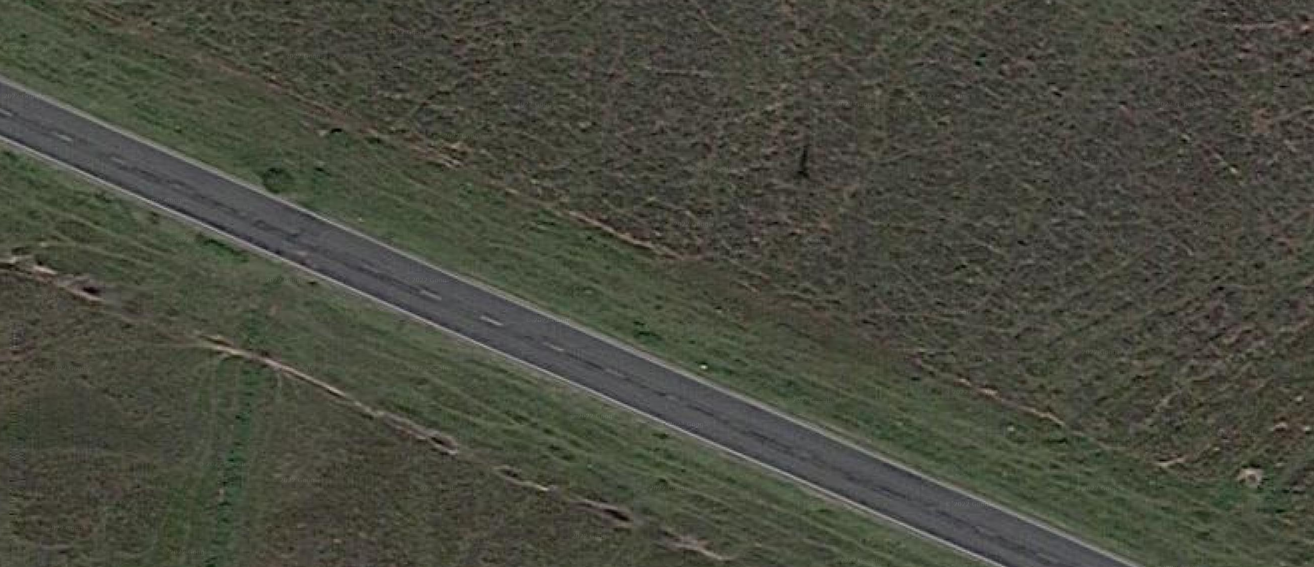
#> input picture vision/5.png, 2628 x 1134 px, found by its file name (shown at 1/2 size)
$ python road_width_detect.py
#> lines starting #> are read from the running program, lines starting #| are printed output that depends on the picture; after the words box and inside, x2 and y2 are one past the last pixel; in counts of white or black regions, pixels touching at a corner belong together
from turtle import title
import cv2
import matplotlib.pyplot as plt
import numpy as np


def region_of_interest(img, vertices, channels):
    # Define a blank matrix that matches the image height/width.
    # Retrieve the number of color channels of the image.
    mask = np.zeros_like(img)
    # Create a match color with the same color channel counts.
    channel_count = channels
    match_mask_color = (255,) * channel_count

    # Fill inside the polygon
    cv2.fillPoly(mask, vertices, match_mask_color)

    # Returning the image only where mask pixels match
    masked_image = cv2.bitwise_and(img, mask)
    return masked_image


def draw_lines(img, lines, color=[255, 0, 0], thickness=3):
    # If there are no lines to draw, exit.
    if lines is None:
        return    # Make a copy of the original image.
    # Create a blank image that matches the original in size.
    img = np.copy(img)
    line_img = np.zeros(
        (
            img.shape[0],
            img.shape[1],
            3
        ),
        dtype=np.uint8,
    )    # Loop over all lines and draw them on the blank image.
    for line in lines:
        for x1, y1, x2, y2 in line:
            # Merge the image with the lines onto the original.
            cv2.line(line_img, (x1, y1), (x2, y2), color, thickness)
    # Return the modified image.
    img = cv2.addWeighted(img, 0.8, line_img, 1.0, 0.0)
    return img


# [69 lines left out: function get_road_sides, not called in this run]

if __name__ == "__main__":
    image = cv2.imread("C:/Users/edwin/Documents/uni/fun/vision/5.png")
#> image is the input picture: shape (1134, 2628, 3); mean B, G, R 62.2, 73.8, 72.2
    # get dimensions of image
    dimensions = image.shape

    # height, width, number of channels in image
    height = image.shape[0]
    width = image.shape[1]
    channels = image.shape[2]

    region_of_interest_vertices = [
        (0, 0),
        (0, 300),
        (1700, height),
        (2500, height),
    ]

    grey_image = cv2.cvtColor(image, cv2.COLOR_BGR2GRAY)

    plt.figure()
    plt.imshow(grey_image)

    cannyed_image = cv2.Canny(grey_image,
                              100,
                              200)
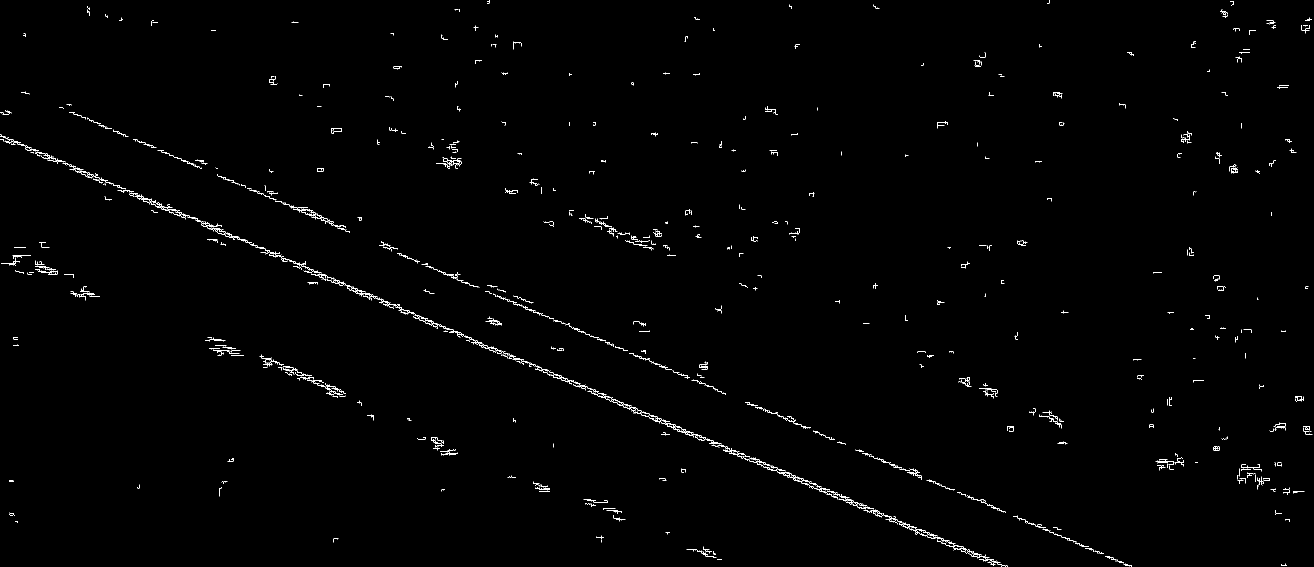
#> cannyed_image: shape (1134, 2628) (shown at 1/2 size); 0.72% white in thin lines or dots
    plt.figure()
    plt.imshow(cannyed_image)
    plt.title("Canny")

    cropped_image = region_of_interest(
        cannyed_image,
        np.array(
            [region_of_interest_vertices],
            np.int32
        ),
        channels
    )
#> in region_of_interest, `cv2.fillPoly(mask, vertices, match_mask_color)`:
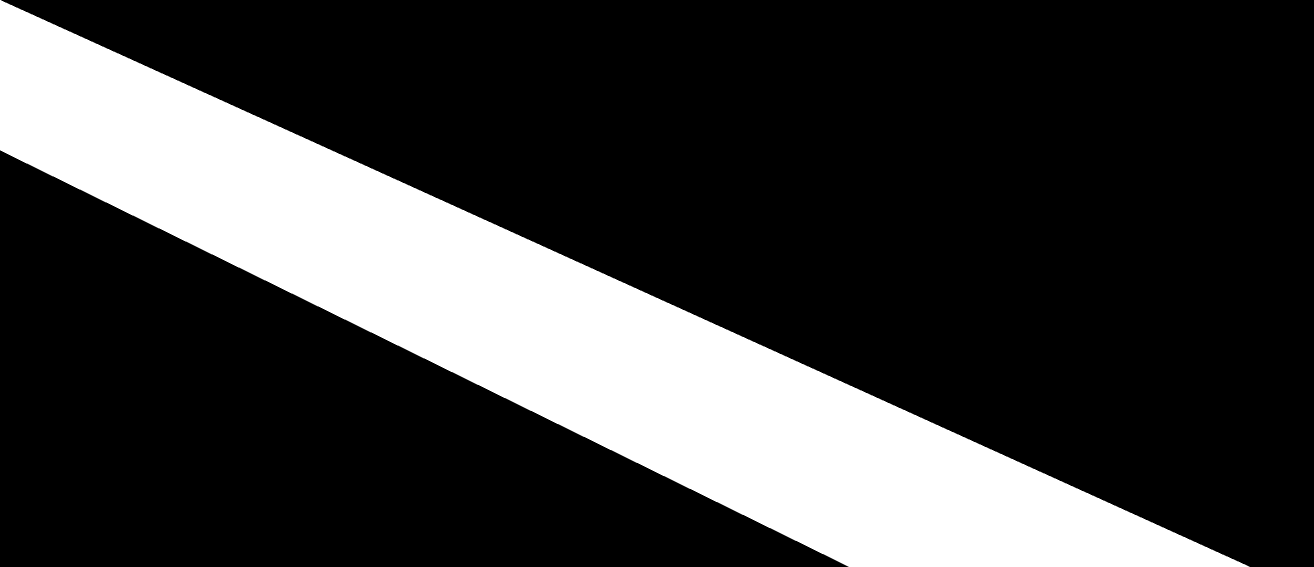
#> mask: shape (1134, 2628) (shown at 1/2 size); 23.8% white; 1 white region, box (x1, y1, x2, y2) and area: (0, 0, 2499, 1134) 710549
#> in region_of_interest, `masked_image = cv2.bitwise_and(img, mask)`:
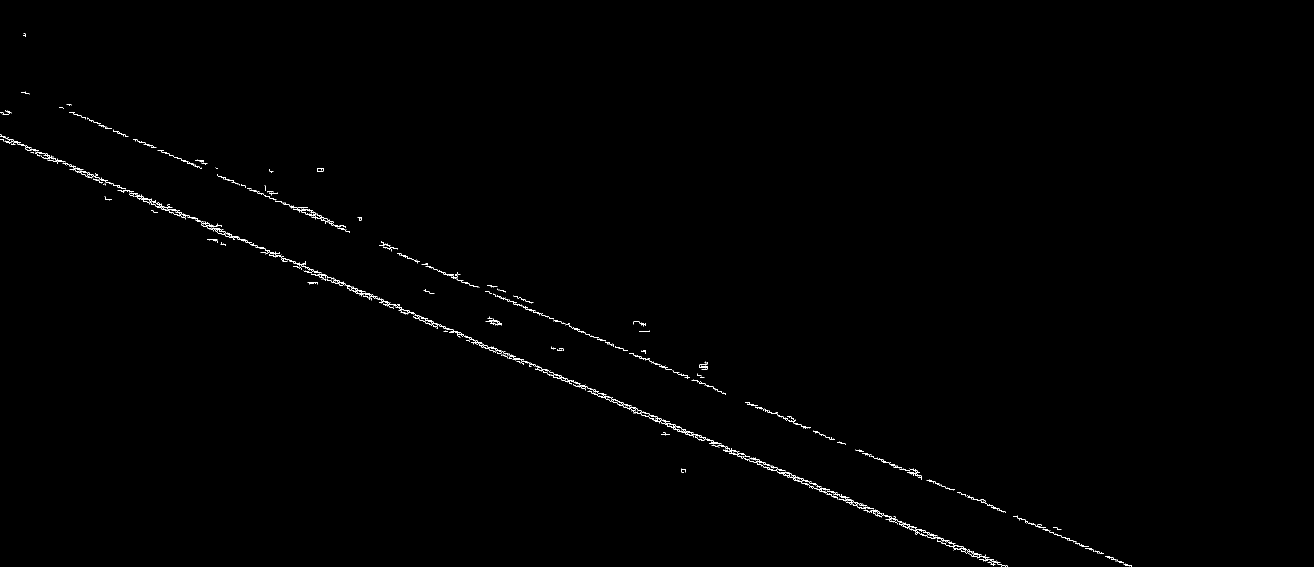
#> masked_image: shape (1134, 2628) (shown at 1/2 size); 0.39% white in thin lines or dots, all inside (x1, y1, x2, y2) = (0, 66, 2264, 1134)

    plt.figure()
    plt.imshow(cropped_image)

    lines = cv2.HoughLinesP(
        cropped_image,
        rho=5,
        theta=np.pi / 40,
        threshold=220,
        lines=np.array([]),
        minLineLength=750,
        maxLineGap=250
    )
#> lines = 21 rows, first 6: [722, 592, 1970, 1109], [1238, 811, 2015, 1133], [299, 408, 1170, 769], [2, 279, 798, 608], [565, 523, 1510, 915], [1271, 713, 2082, 1049]

    line_image = draw_lines(image, lines)
#> the loop in draw_lines, `for line in lines:` made 21 passes
#> after the loop in draw_lines, `for line in lines:`:
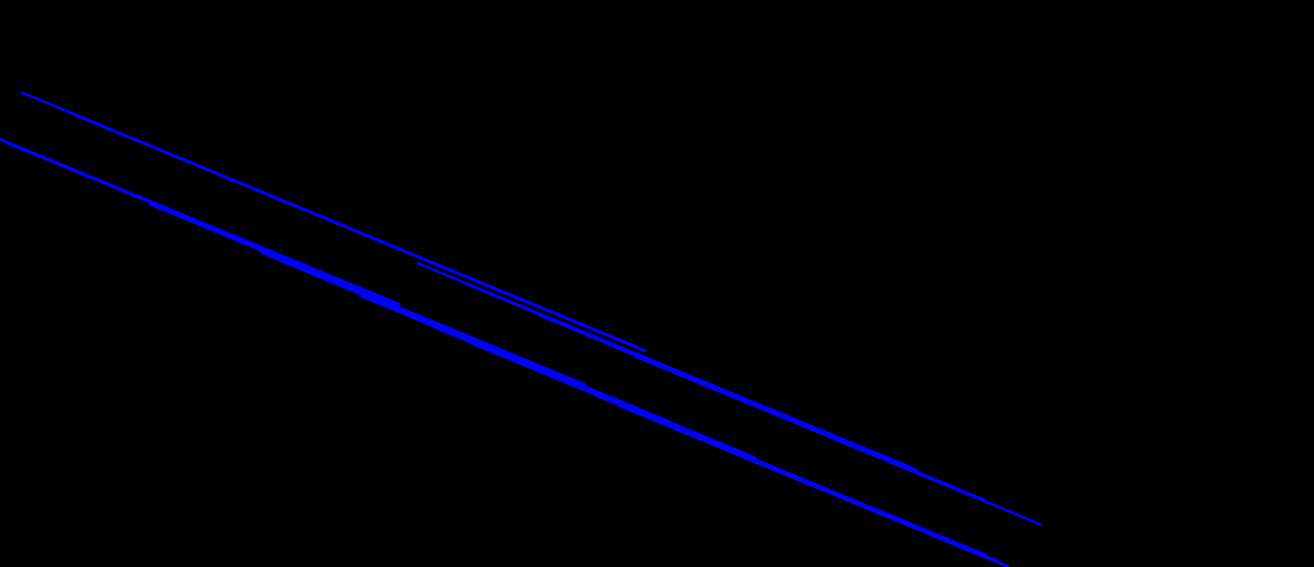
#> line_img: shape (1134, 2628, 3) (shown at 1/2 size); mean of channels 0, 1, 2 4, 0, 0; drawn as B, G, R
#> in draw_lines, `img = cv2.addWeighted(img, 0.8, line_img, 1.0, 0.0)`:
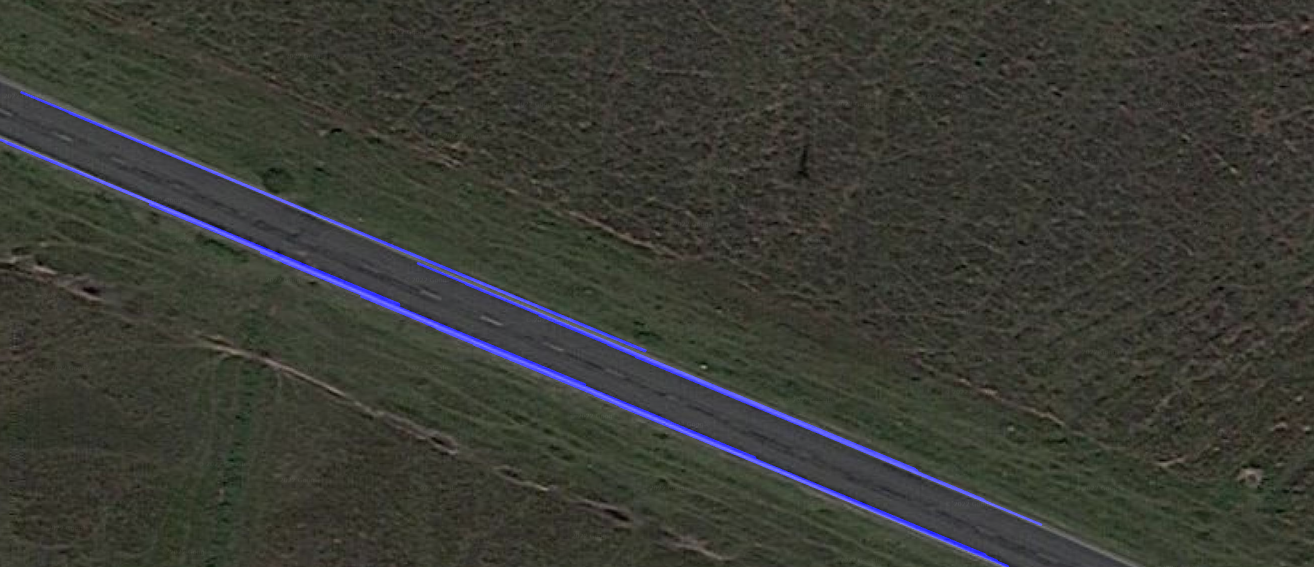
#> img: shape (1134, 2628, 3) (shown at 1/2 size); mean B, G, R 52.5, 59, 57.8
    plt.figure()
    plt.imshow(line_image)
    plt.show()

$ run again, with vision/3.png copied over vision/5.png
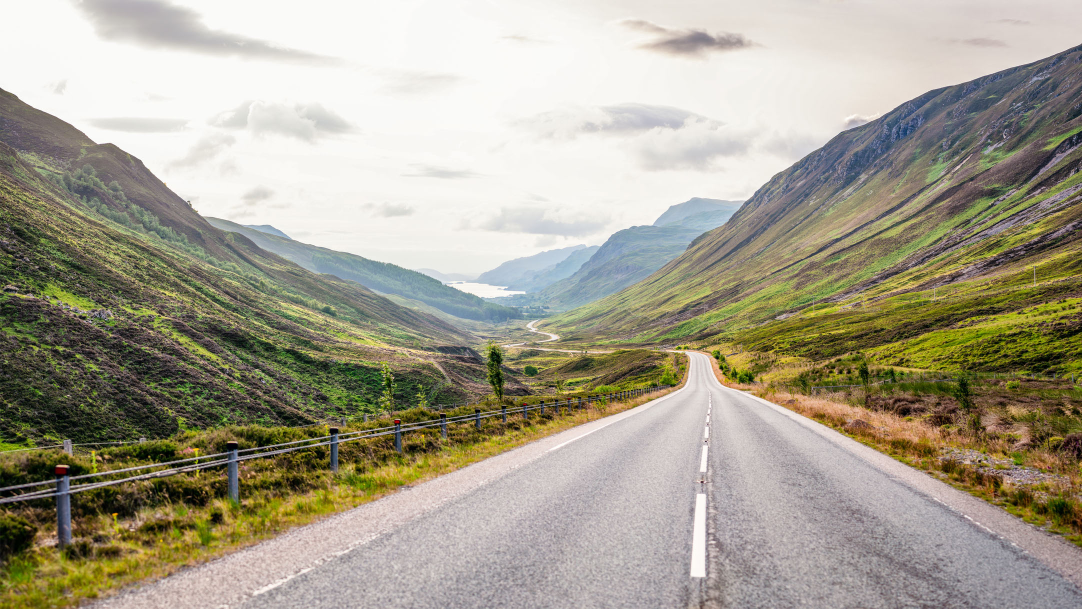
#> input picture vision/3.png, 2164 x 1217 px, found by its file name (shown at 1/2 size)
#> image is the input picture: shape (1217, 2164, 3); mean B, G, R 143.3, 160.6, 165.7
#> `cannyed_image = cv2.Canny(grey_image, 100, 200)`:
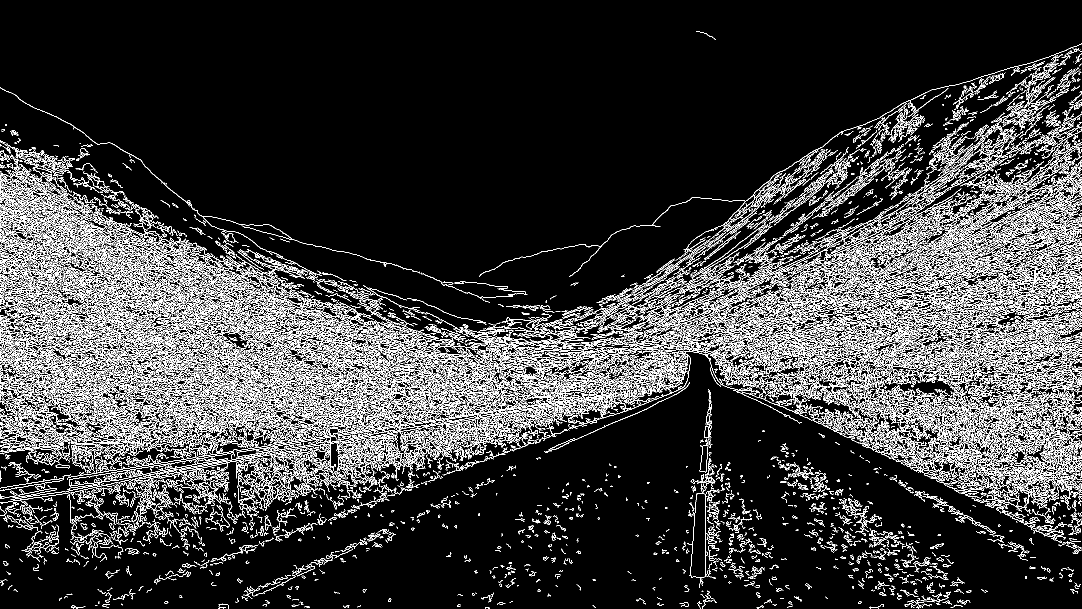
#> cannyed_image: shape (1217, 2164) (shown at 1/2 size); 14% white in thin lines or dots
#> mask: shape (1217, 2164); 27.2% white; 1 white region, box (x1, y1, x2, y2) and area: (0, 0, 2164, 1217) 715642
#> masked_image: shape (1217, 2164); 2.8% white in thin lines or dots, all inside (x1, y1, x2, y2) = (0, 175, 2164, 1217)
#> lines = 194 rows, first 6: [10, 284, 1837, 1214], [14, 300, 1721, 1170], [14, 294, 1815, 1212], [49, 300, 1499, 1039], [31, 287, 1701, 979], [1041, 514, 2158, 1083]
#> the loop in draw_lines, `for line in lines:` made 194 passes
#> in draw_lines, `img = cv2.addWeighted(img, 0.8, line_img, 1.0, 0.0)`:
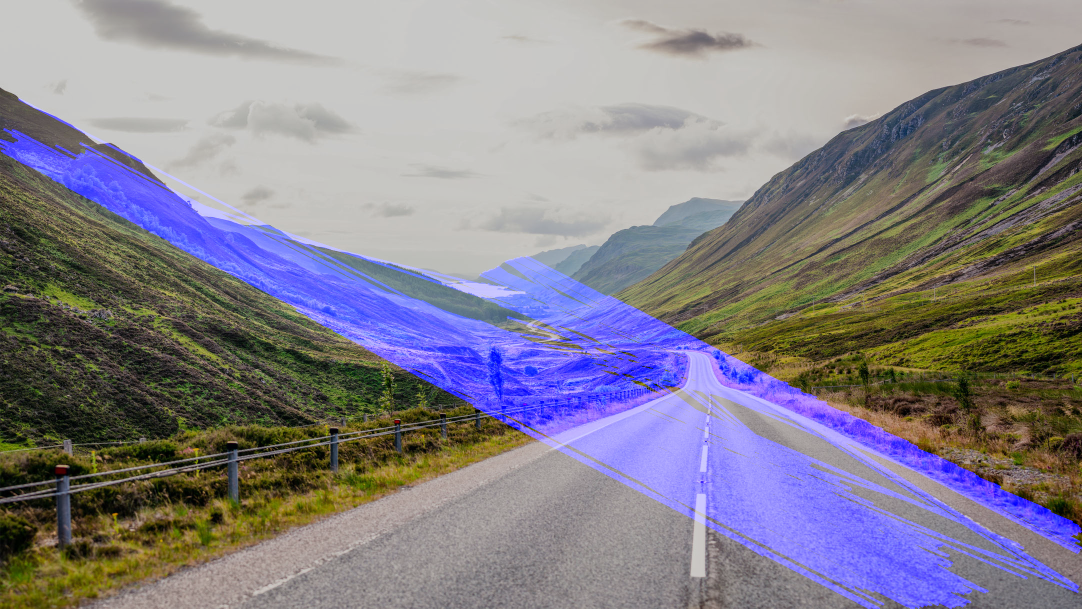
#> img: shape (1217, 2164, 3) (shown at 1/2 size); mean B, G, R 138.6, 128.5, 132.6

$ run again, with vision/4.png copied over vision/5.png
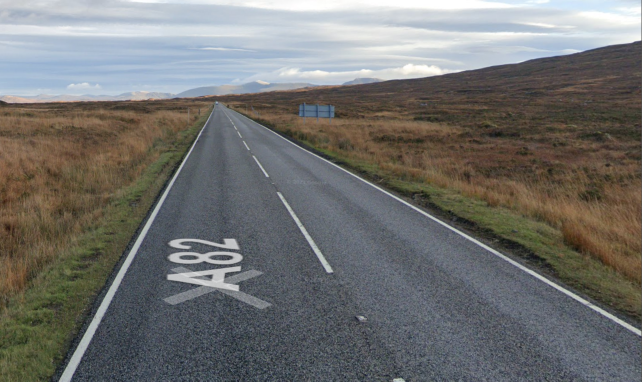
#> input picture vision/4.png, 1284 x 763 px, found by its file name (shown at 1/2 size)
#> image is the input picture: shape (763, 1284, 3); mean B, G, R 111.2, 113, 113
#> `cannyed_image = cv2.Canny(grey_image, 100, 200)`:
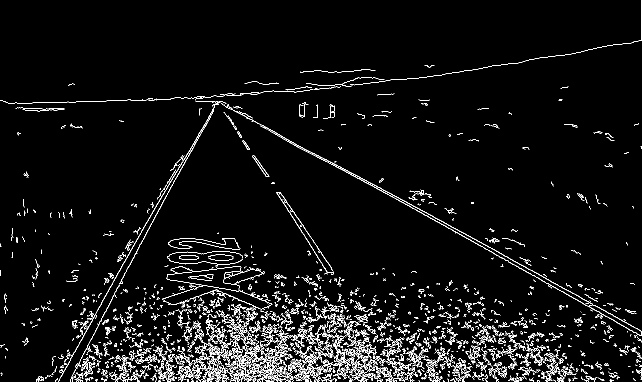
#> cannyed_image: shape (763, 1284) (shown at 1/2 size); 4.5% white in thin lines or dots
#> mask: shape (763, 1284); 36.7% white; 1 white region, box (x1, y1, x2, y2) and area: (0, 0, 1284, 651) 359520
#> masked_image: shape (763, 1284); 0.64% white in thin lines or dots, all inside (x1, y1, x2, y2) = (0, 162, 1273, 642)
#> lines = [[397, 192, 1193, 597], [417, 203, 1191, 597], [434, 203, 1264, 626]]
#> the loop in draw_lines, `for line in lines:` made 3 passes
#> in draw_lines, `img = cv2.addWeighted(img, 0.8, line_img, 1.0, 0.0)`:
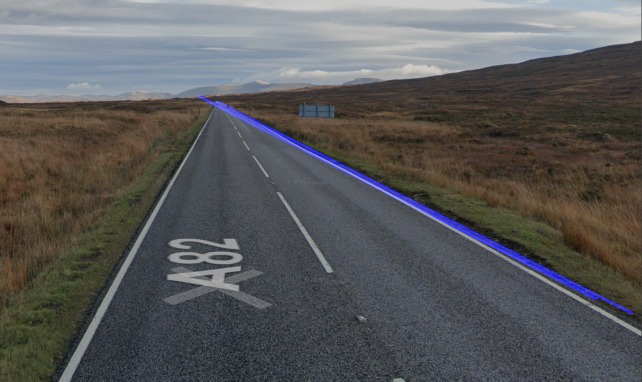
#> img: shape (763, 1284, 3) (shown at 1/2 size); mean B, G, R 90.9, 90.4, 90.4

$ run again, with vision/2.jpg saved as vision/5.png
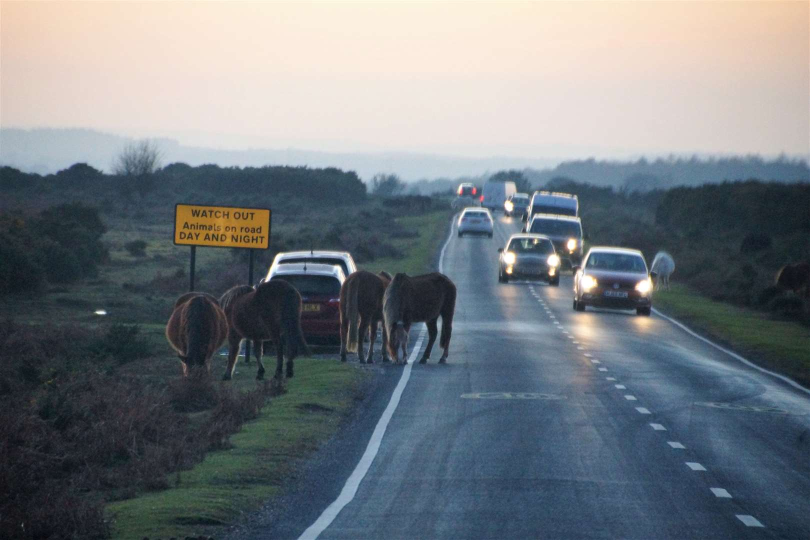
#> input picture vision/2.jpg, 1620 x 1080 px, found by its file name (shown at 1/2 size)
#> image is the input picture: shape (1080, 1620, 3); mean B, G, R 127.4, 121.9, 115.2
#> `cannyed_image = cv2.Canny(grey_image, 100, 200)`:
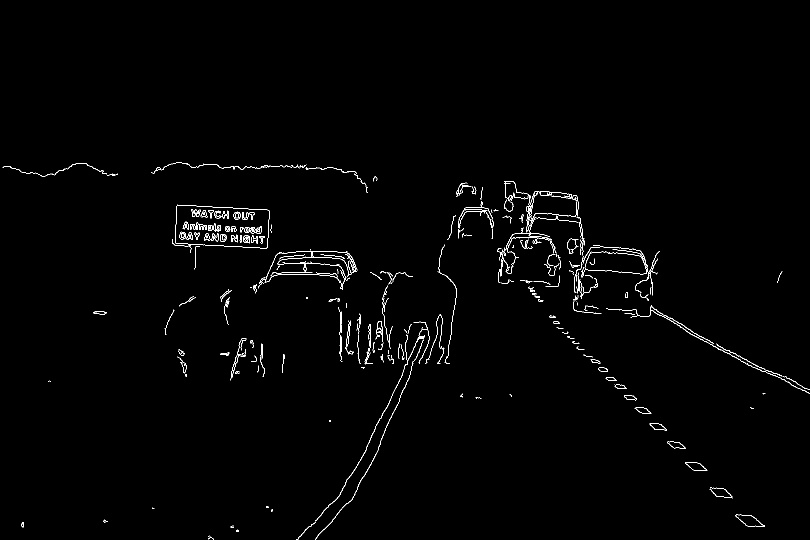
#> cannyed_image: shape (1080, 1620) (shown at 1/2 size); 0.98% white in thin lines or dots, all inside (x1, y1, x2, y2) = (5, 325, 1620, 1080)
#> mask: shape (1080, 1620); 29.9% white; 1 white region, box (x1, y1, x2, y2) and area: (0, 0, 1620, 1044) 522450
#> masked_image: shape (1080, 1620); 0.59% white in thin lines or dots, all inside (x1, y1, x2, y2) = (102, 325, 1620, 942)
#> lines = 13 rows, first 6: [351, 452, 1110, 635], [351, 449, 1297, 599], [360, 464, 1118, 646], [129, 337, 1136, 664], [351, 451, 1110, 633], [351, 455, 1102, 635]
#> the loop in draw_lines, `for line in lines:` made 13 passes
#> in draw_lines, `img = cv2.addWeighted(img, 0.8, line_img, 1.0, 0.0)`:
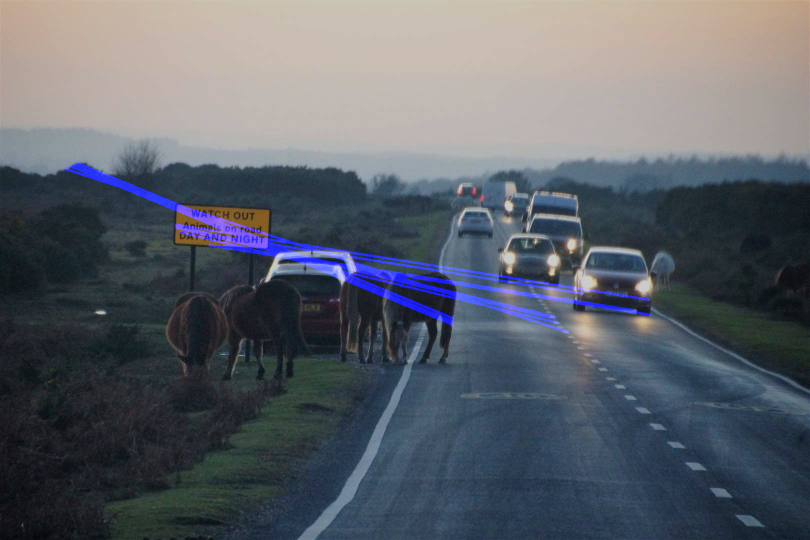
#> img: shape (1080, 1620, 3) (shown at 1/2 size); mean B, G, R 105.9, 97.5, 92.2
